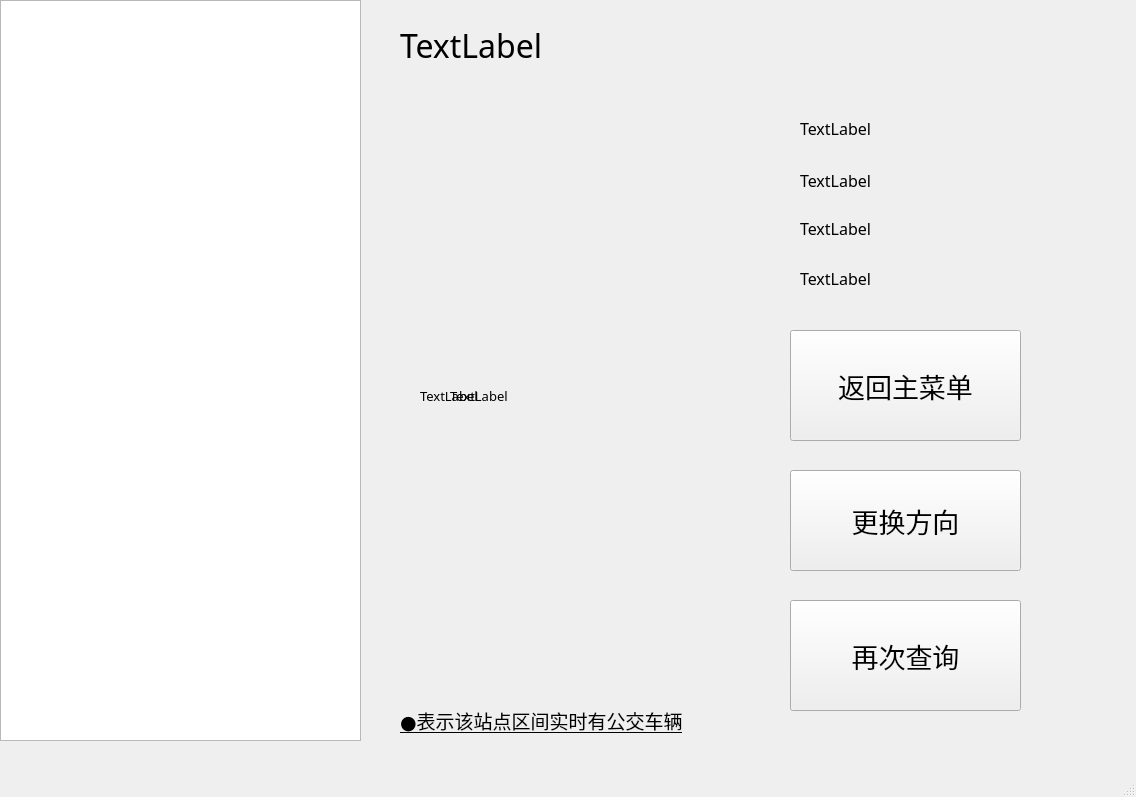
<?xml version="1.0" encoding="UTF-8"?>
<ui version="4.0">
 <class>MainWindow</class>
 <widget class="QMainWindow" name="MainWindow">
  <property name="geometry">
   <rect>
    <x>0</x>
    <y>0</y>
    <width>1136</width>
    <height>797</height>
   </rect>
  </property>
  <property name="windowTitle">
   <string>MainWindow</string>
  </property>
  <widget class="QWidget" name="centralwidget">
   <widget class="QPushButton" name="result2main">
    <property name="geometry">
     <rect>
      <x>790</x>
      <y>330</y>
      <width>231</width>
      <height>111</height>
     </rect>
    </property>
    <property name="font">
     <font>
      <family>霞鹜文楷</family>
      <pointsize>20</pointsize>
     </font>
    </property>
    <property name="text">
     <string>返回主菜单</string>
    </property>
   </widget>
   <widget class="QPushButton" name="result2route">
    <property name="geometry">
     <rect>
      <x>790</x>
      <y>600</y>
      <width>231</width>
      <height>111</height>
     </rect>
    </property>
    <property name="font">
     <font>
      <family>霞鹜文楷</family>
      <pointsize>20</pointsize>
     </font>
    </property>
    <property name="text">
     <string>再次查询</string>
    </property>
   </widget>
   <widget class="QLabel" name="dir">
    <property name="geometry">
     <rect>
      <x>400</x>
      <y>10</y>
      <width>711</width>
      <height>71</height>
     </rect>
    </property>
    <property name="font">
     <font>
      <family>霞鹜文楷</family>
      <pointsize>24</pointsize>
      <weight>50</weight>
      <bold>false</bold>
     </font>
    </property>
    <property name="text">
     <string>TextLabel</string>
    </property>
   </widget>
   <widget class="QLabel" name="time">
    <property name="geometry">
     <rect>
      <x>800</x>
      <y>120</y>
      <width>321</width>
      <height>16</height>
     </rect>
    </property>
    <property name="font">
     <font>
      <family>黑体</family>
      <pointsize>12</pointsize>
     </font>
    </property>
    <property name="text">
     <string>TextLabel</string>
    </property>
   </widget>
   <widget class="QLabel" name="length">
    <property name="geometry">
     <rect>
      <x>800</x>
      <y>170</y>
      <width>321</width>
      <height>21</height>
     </rect>
    </property>
    <property name="font">
     <font>
      <family>黑体</family>
      <pointsize>12</pointsize>
     </font>
    </property>
    <property name="text">
     <string>TextLabel</string>
    </property>
   </widget>
   <widget class="QLabel" name="num">
    <property name="geometry">
     <rect>
      <x>800</x>
      <y>220</y>
      <width>321</width>
      <height>16</height>
     </rect>
    </property>
    <property name="font">
     <font>
      <family>黑体</family>
      <pointsize>12</pointsize>
     </font>
    </property>
    <property name="text">
     <string>TextLabel</string>
    </property>
   </widget>
   <widget class="QLabel" name="company">
    <property name="geometry">
     <rect>
      <x>800</x>
      <y>270</y>
      <width>331</width>
      <height>16</height>
     </rect>
    </property>
    <property name="font">
     <font>
      <family>黑体</family>
      <pointsize>12</pointsize>
     </font>
    </property>
    <property name="text">
     <string>TextLabel</string>
    </property>
   </widget>
   <widget class="QLabel" name="stops">
    <property name="geometry">
     <rect>
      <x>450</x>
      <y>90</y>
      <width>241</width>
      <height>611</height>
     </rect>
    </property>
    <property name="font">
     <font>
      <family>等线</family>
      <pointsize>10</pointsize>
     </font>
    </property>
    <property name="text">
     <string>TextLabel</string>
    </property>
   </widget>
   <widget class="QPushButton" name="change_dir">
    <property name="geometry">
     <rect>
      <x>790</x>
      <y>470</y>
      <width>231</width>
      <height>101</height>
     </rect>
    </property>
    <property name="font">
     <font>
      <family>霞鹜文楷</family>
      <pointsize>20</pointsize>
     </font>
    </property>
    <property name="text">
     <string>更换方向</string>
    </property>
   </widget>
   <widget class="QLabel" name="buses">
    <property name="geometry">
     <rect>
      <x>420</x>
      <y>90</y>
      <width>241</width>
      <height>611</height>
     </rect>
    </property>
    <property name="font">
     <font>
      <family>等线</family>
      <pointsize>10</pointsize>
     </font>
    </property>
    <property name="text">
     <string>TextLabel</string>
    </property>
   </widget>
   <widget class="QListView" name="listView">
    <property name="geometry">
     <rect>
      <x>0</x>
      <y>0</y>
      <width>361</width>
      <height>741</height>
     </rect>
    </property>
    <property name="styleSheet">
     <string notr="true">background-image: url(&quot;C:background.jpg&quot;)</string>
    </property>
   </widget>
   <widget class="QLabel" name="label">
    <property name="geometry">
     <rect>
      <x>400</x>
      <y>700</y>
      <width>371</width>
      <height>41</height>
     </rect>
    </property>
    <property name="font">
     <font>
      <family>黑体</family>
      <pointsize>14</pointsize>
      <underline>true</underline>
     </font>
    </property>
    <property name="text">
     <string>●表示该站点区间实时有公交车辆</string>
    </property>
   </widget>
   <zorder>listView</zorder>
   <zorder>result2main</zorder>
   <zorder>result2route</zorder>
   <zorder>dir</zorder>
   <zorder>time</zorder>
   <zorder>length</zorder>
   <zorder>num</zorder>
   <zorder>company</zorder>
   <zorder>stops</zorder>
   <zorder>change_dir</zorder>
   <zorder>buses</zorder>
   <zorder>label</zorder>
  </widget>
  <widget class="QMenuBar" name="menubar">
   <property name="geometry">
    <rect>
     <x>0</x>
     <y>0</y>
     <width>1136</width>
     <height>26</height>
    </rect>
   </property>
  </widget>
  <widget class="QStatusBar" name="statusbar"/>
 </widget>
 <resources/>
 <connections/>
</ui>
